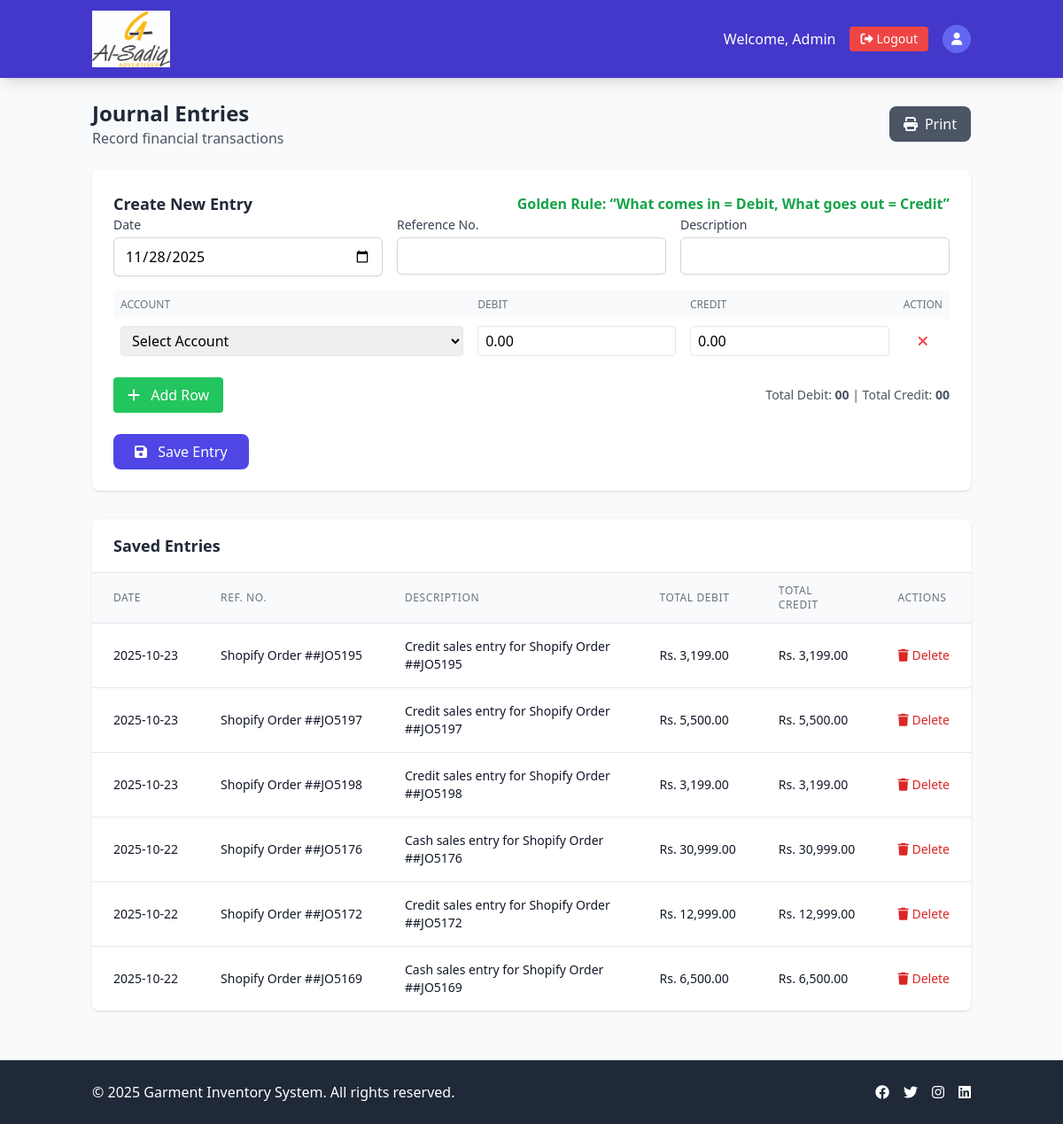
The page /journal_entry.php on the database its author committed.
### tables this page shows
CREATE TABLE `journal_entries` (
  `id` int(11) NOT NULL,
  `entry_date` date NOT NULL,
  `description` text DEFAULT NULL,
  `reference_no` varchar(50) DEFAULT NULL,
  `created_by` int(11) DEFAULT NULL,
  `created_at` timestamp NOT NULL DEFAULT current_timestamp()
);

### journal_functions.php (called while the page is built, shortened)
<?php
require_once 'db_connection.php';
function getAllJournalEntries(): array
{
    global $conn;
    $query = "
        SELECT
            je.id,
            je.entry_date,
            je.reference_no,
            je.description,
            SUM(jd.debit) AS total_debit,
            SUM(jd.credit) AS total_credit
        FROM journal_entries je
        LEFT JOIN journal_details jd ON je.id = jd.journal_id
        GROUP BY je.id
        ORDER BY je.entry_date DESC, je.id DESC
    ";
    $result = mysqli_query($conn, $query);
    return mysqli_fetch_all($result, MYSQLI_ASSOC);
}

### journal_entry.php (the view, shortened to what this page needs)
<?php
require_once 'journal_functions.php';
include 'header.php';
 $entries = getAllJournalEntries();
?>
<div class="container mx-auto px-4 py-6">
    <div class="flex flex-col md:flex-row justify-between items-start md:items-center mb-6 no-print">
        <div>
            <h2 class="text-2xl font-bold text-gray-800">Journal Entries</h2>
            <p class="text-gray-600">Record financial transactions</p>
        </div>
        <button onclick="window.print()" class="mt-4 md:mt-0 bg-gray-600 hover:bg-gray-700 text-white px-4 py-2 rounded-lg flex items-center">
            <i class="fas fa-print mr-2"></i> Print
        </button>
    </div>
    <div class="bg-white rounded-lg shadow p-6 mb-8 no-print">
       <div class="flex items-center justify-between">
        <h3 class="text-lg font-semibold text-gray-800">Create New Entry</h3>
        <h3 class="text-green-600 font-semibold ml-4">
            Golden Rule: “What comes in = Debit, What goes out = Credit”
        </h3>
    </div>
        <form id="journalForm">
            <div class="grid grid-cols-1 md:grid-cols-3 gap-4 mb-4">
                <div>
                    <label for="entry_date" class="block text-sm font-medium text-gray-700">Date</label>
                    <input type="date" id="entry_date" name="entry_date" required class="mt-1 block w-full px-3 py-2 border border-gray-300 rounded-md shadow-sm focus:outline-none focus:ring-indigo-500 focus:border-indigo-500">
                </div>
                <div>
                    <label for="reference_no" class="block text-sm font-medium text-gray-700">Reference No.</label>
                    <input type="text" id="reference_no" name="reference_no" class="mt-1 block w-full px-3 py-2 border border-gray-300 rounded-md shadow-sm focus:outline-none focus:ring-indigo-500 focus:border-indigo-500">
                </div>
                <div>
                    <label for="description" class="block text-sm font-medium text-gray-700">Description</label>
                    <input type="text" id="description" name="description" required class="mt-1 block w-full px-3 py-2 border border-gray-300 rounded-md shadow-sm focus:outline-none focus:ring-indigo-500 focus:border-indigo-500">
                </div>
            </div>
            <div class="overflow-x-auto">
                <table class="min-w-full">
                    <thead class="bg-gray-50">
                        <tr>
                            <th class="px-2 py-2 text-left text-xs font-medium text-gray-500 uppercase">Account</th>
                            <th class="px-2 py-2 text-left text-xs font-medium text-gray-500 uppercase">Debit</th>
                            <th class="px-2 py-2 text-left text-xs font-medium text-gray-500 uppercase">Credit</th>
                            <th class="px-2 py-2 text-left text-xs font-medium text-gray-500 uppercase">Action</th>
                        </tr>
                    </thead>
                    <tbody id="journalRows">
                    </tbody>
                </table>
            </div>
            <div class="flex justify-between items-center mt-4">
                <button type="button" id="addRowBtn" class="bg-green-500 hover:bg-green-600 text-white px-4 py-2 rounded">
                    <i class="fas fa-plus mr-2"></i> Add Row
                </button>
                <div class="text-sm text-gray-600">
                    <span>Total Debit: <strong id="totalDebit">00</strong></span> |
                    <span>Total Credit: <strong id="totalCredit">00</strong></span>
                </div>
            </div>
            <div class="mt-6">
                <button type="submit" class="bg-indigo-600 hover:bg-indigo-700 text-white px-6 py-2 rounded-lg">
                    <i class="fas fa-save mr-2"></i> Save Entry
                </button>
            </div>
        </form>
    </div>
    <div class="bg-white rounded-lg shadow overflow-hidden print-area">
        <div class="px-6 py-4 border-b border-gray-200">
            <h3 class="text-lg font-semibold text-gray-800">Saved Entries</h3>
        </div>
        <div class="overflow-x-auto">
            <table class="min-w-full divide-y divide-gray-200">
                <thead class="bg-gray-50">
                    <tr>
                        <th class="px-6 py-3 text-left text-xs font-medium text-gray-500 uppercase tracking-wider">Date</th>
                        <th class="px-6 py-3 text-left text-xs font-medium text-gray-500 uppercase tracking-wider">Ref. No.</th>
                        <th class="px-6 py-3 text-left text-xs font-medium text-gray-500 uppercase tracking-wider">Description</th>
                        <th class="px-6 py-3 text-left text-xs font-medium text-gray-500 uppercase tracking-wider">Total Debit</th>
                        <th class="px-6 py-3 text-left text-xs font-medium text-gray-500 uppercase tracking-wider">Total Credit</th>
                        <th class="px-6 py-3 text-left text-xs font-medium text-gray-500 uppercase tracking-wider no-print">Actions</th>
                    </tr>
                </thead>
                <tbody id="entriesTableBody" class="bg-white divide-y divide-gray-200">
                    <?php if (empty($entries)): ?>
                        <tr>
                            <td colspan="6" class="px-6 py-4 text-center text-gray-500">No journal entries found.</td>
                        </tr>
                    <?php else: ?>
                        <?php foreach ($entries as $entry): ?>
                        <tr data-entry-id="<?php echo $entry['id']; ?>">
                            <td class="px-6 py-4 whitespace-nowrap text-sm text-gray-900"><?php echo htmlspecialchars($entry['entry_date']); ?></td>
                            <td class="px-6 py-4 whitespace-nowrap text-sm text-gray-900"><?php echo htmlspecialchars($entry['reference_no']); ?></td>
                            <td class="px-6 py-4 text-sm text-gray-900"><?php echo htmlspecialchars($entry['description']); ?></td>
                            <td class="px-6 py-4 whitespace-nowrap text-sm font-medium text-gray-900">Rs. <?php echo number_format($entry['total_debit'], 2); ?></td>
                            <td class="px-6 py-4 whitespace-nowrap text-sm font-medium text-gray-900">Rs. <?php echo number_format($entry['total_credit'], 2); ?></td>
                            <td class="px-6 py-4 whitespace-nowrap text-sm font-medium no-print">
                                <button class="delete-entry-btn text-red-600 hover:text-red-900" data-id="<?php echo $entry['id']; ?>">
                                    <i class="fas fa-trash"></i> Delete
                                </button>
                            </td>
                        </tr>
                        <?php endforeach; ?>
                    <?php endif; ?>
                </tbody>
            </table>
        </div>
    </div>
</div>
<?php include 'footer.php'; ?>

### header.php (shortened to what this page needs)
<!DOCTYPE html>
<html lang="en">
<head>
    <script src="https://cdn.tailwindcss.com"></script>
    <link rel="stylesheet" href="https://cdnjs.cloudflare.com/ajax/libs/font-awesome/6.4.0/css/all.min.css">
</head>
<body class="bg-gray-50">
    <header class="bg-indigo-700 text-white shadow-lg">
        <div class="container mx-auto px-4 py-3 flex justify-between items-center">
            <div class="flex items-center space-x-2">
            <img src="alsadiqlogo.jpg" alt="Al Sadiq Printing Logo" class="h-16 w-auto">
            </div>
            <div class="flex items-center space-x-4">
                <span class="hidden md:inline">Welcome, Admin</span>
                <a href="logout.php" class="bg-red-500 hover:bg-red-600 text-white px-3 py-1 rounded text-sm flex items-center">
                    <i class="fas fa-sign-out-alt mr-1"></i> Logout
                </a>
                <div class="w-8 h-8 rounded-full bg-indigo-500 flex items-center justify-center">
                    <i class="fas fa-user text-sm"></i>
                </div>
            </div>
        </div>
    </header>
</body>
</html>

### footer.php
<footer class="bg-gray-800 text-white py-6 mt-8">
    <div class="container mx-auto px-4">
        <div class="flex flex-col md:flex-row justify-between items-center">
            <div class="mb-4 md:mb-0">
                <p>&copy; <?php echo date('Y'); ?> Garment Inventory System. All rights reserved.</p>
            </div>
            <div class="flex space-x-4">
                <a href="#" class="hover:text-indigo-300"><i class="fab fa-facebook"></i></a>
                <a href="#" class="hover:text-indigo-300"><i class="fab fa-twitter"></i></a>
                <a href="#" class="hover:text-indigo-300"><i class="fab fa-instagram"></i></a>
                <a href="#" class="hover:text-indigo-300"><i class="fab fa-linkedin"></i></a>
            </div>
        </div>
    </div>
</footer>
</body>
</html>

### rows shown on the page
journal_entries: entry_date "2025-10-23", reference_no "Shopify Order ##JO5195", description "Credit sales entry for Shopify Order ##JO5195", total_debit "3,199.00", total_credit "3,199.00"
journal_entries: entry_date "2025-10-23", reference_no "Shopify Order ##JO5197", description "Credit sales entry for Shopify Order ##JO5197", total_debit "5,500.00", total_credit "5,500.00"
journal_entries: entry_date "2025-10-23", reference_no "Shopify Order ##JO5198", description "Credit sales entry for Shopify Order ##JO5198", total_debit "3,199.00", total_credit "3,199.00"
journal_entries: entry_date "2025-10-22", reference_no "Shopify Order ##JO5176", description "Cash sales entry for Shopify Order ##JO5176", total_debit "30,999.00", total_credit "30,999.00"
journal_entries: entry_date "2025-10-22", reference_no "Shopify Order ##JO5172", description "Credit sales entry for Shopify Order ##JO5172", total_debit "12,999.00", total_credit "12,999.00"
journal_entries: entry_date "2025-10-22", reference_no "Shopify Order ##JO5169", description "Cash sales entry for Shopify Order ##JO5169", total_debit "6,500.00", total_credit "6,500.00"
